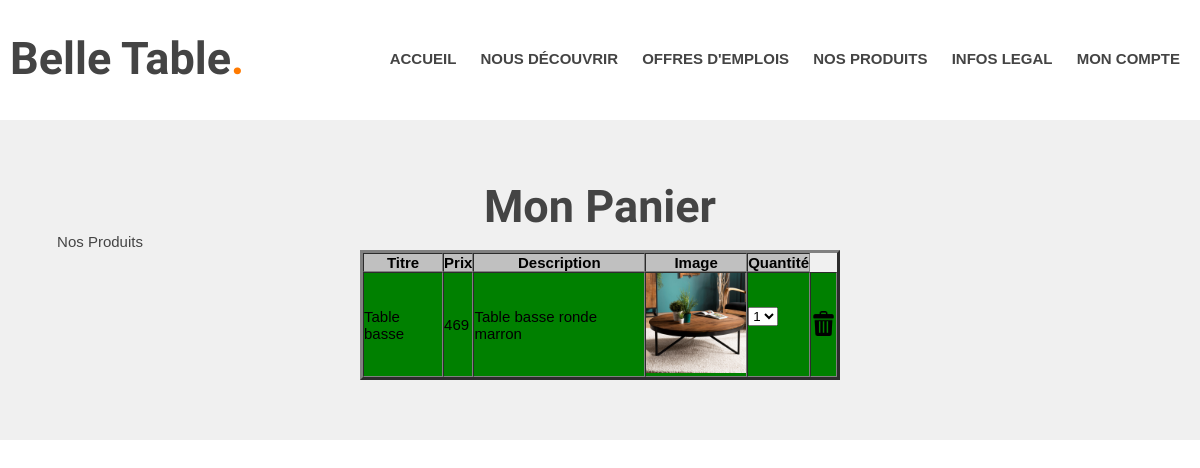
/panier.php (signed in), run on the app's committed database.
### tables this page shows
CREATE TABLE IF NOT EXISTS `favoriss` (
  `id_panier` int(11) NOT NULL AUTO_INCREMENT,
  `idannonce` int(50) NOT NULL,
  `iduser` text NOT NULL,
  PRIMARY KEY (`id_panier`)
);

CREATE TABLE IF NOT EXISTS `annonce` (
  `idannonce` int(50) NOT NULL AUTO_INCREMENT,
  `titre` text NOT NULL,
  `prix` float NOT NULL,
  `description` text DEFAULT NULL,
  `image` text DEFAULT NULL,
  UNIQUE KEY `idannonce` (`idannonce`)
);

### panier.php (the view, shortened to what this page needs)
<!DOCTYPE html>
<html>
<head>
	<link rel="stylesheet" type="text/css" href="styles.css">
	<?php
		@$id = $_SESSION["id"] ;
	?>
</head>
<body>
<center>
	<?php include("include/menu.php"); ?>
	<section id="possibilities">
<h1>Mon Panier</h1>
<a href="produits.php" style="margin-right: 1000px; text-decoration:none;">Nos Produits</a>
<center>
		<table width="40%" border="3" cellspacing="0">
	<tr bgcolor="silver">
		<th> Titre </th>
		<th> Prix </th>
		<th> Description </th>
		<th> Image </th>
		<th> Quantité </th>
	</tr>
	<?php
		$req = "SELECT id_panier, image, titre, description, prix FROM `favoriss`, annonce, login WHERE favoriss.idannonce = annonce.idannonce AND iduser = login.id AND iduser = '$id'";
		$res = mysqli_query($bdd, $req);
		$i = 0;
while($ligne = mysqli_fetch_assoc($res)){
?>
<tr <?php if ($i%2 == 0) echo "bgcolor='green'";?>>
	<td><?=$ligne["titre"]; ?></td>
	<td><?=$ligne["prix"]; ?></td>
	<td><?=$ligne["description"]; ?></td>
	<td><img src="produits/<?=$ligne["image"]; ?>" height="100px"	width="100px"></td>
	<td><select name = "quantiteSelect">
		<option value = "un" selected>1
		<option value = "deux">2
		</select> <br><br> </td>
	<td> <a href="deletePanier.php?id=<?=$ligne["id_panier"]?>"><img src="images/deleteicon.png"
				height="25px"
				width="25px"/></a></td>
</tr>
<?php
$i++;
}
echo"</table>";?>
</section>

### styles.css (style rules this page uses)
* { margin: 0; padding: 0; }
body { font-family: Arial,sans-serif; font-size: 15px }
h1,h2,h3,h4 { color:#444; }
h1 { font-family: 'Crete Round', serif; font-size: 45px; }
a { text-decoration: none; color: #444; }
#possibilities { background-color: #efefefef; padding: 60px 0; }

### data on the page
favoriss: idannonce.titre "Table basse", idannonce.prix "469", idannonce.description "Table basse ronde marron", idannonce.image (picture)
